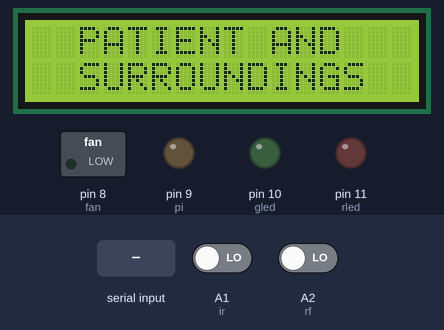
Simulated run of this sketch. Board: Arduino Mega 2560, built for the host (arithmetic inside an expression is 32-bit, double 64-bit). Parts: 16×2 character LCD, switched loads named in the sketch (green lamp = pin HIGH), output pins drawn as LEDs (lit = HIGH). The inputs (shaded band) are chosen by the test bench; at power-on: A1 (ir) LOW, A2 (rf) LOW. WiFi joins after 1.5 s; servers stay silent unless stated; the modem accepts every AT command (registered, SIM ready, sends succeed) and sends nothing else; what the sketch prints to the serial monitor is not drawn.

Above: at 2.1 s.
At 11.7 s:
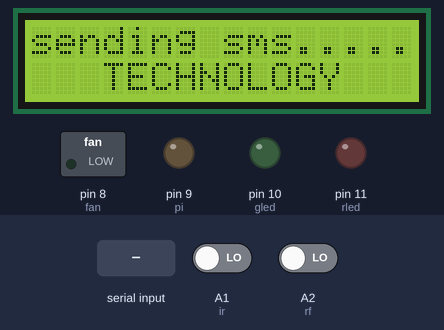
11.8 s: "1\n" received over the second serial link
At 31.6 s:
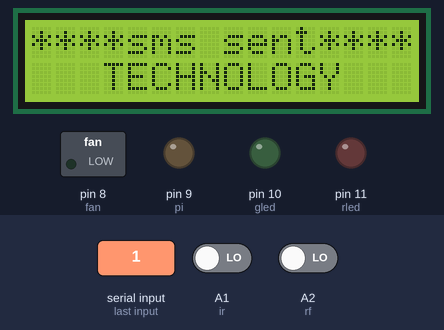
Timing chart, 0 to 37.4 s (numbered marks = the images above; inputs shaded):
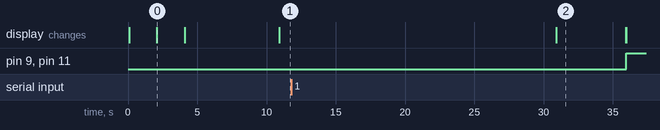

Measured:
- what the display in image 0 shows lasts 2.0 s, from 2.1 s to 4.1 s

The sketch:

gsm_blynk_test_bangalore_.ino
```cpp
// (licence header left out)
/* Comment this out to disable prints and save space */
#define BLYNK_PRINT Serial

#define TINY_GSM_MODEM_SIM900

// Default heartbeat interval for GSM is 60
// If you want override this value, uncomment and set this option:
//#define BLYNK_HEARTBEAT 30

#include <TinyGsmClient.h>
#include <BlynkSimpleSIM800.h>
#include <LiquidCrystal.h>

LiquidCrystal lcd (A13,A12,A11,A10,A9,A8);

// You should get Auth Token in the Blynk App.
// Go to the Project Settings (nut icon).
//char auth[] = "f9d4b43dbced43169cc5d9d36f65326c";
char auth[] = "270c5156139b44888d783ad27b42433a";

// Your GPRS credentials
// Leave empty, if missing user or pass
char apn[]  = "airtelgprs.com";
char user[] = "";
char pass[] = "";
unsigned int a = 0;

// Hardware Serial on Mega, Leonardo, Micro
#define SerialAT Serial1


#define temp A0
#define ir A1
#define rf A2
#define fan 8
#define pi 9
#define gled 10
#define rled 11

float temp1 = 0.0;
unsigned temp2 = 0;

void lcdstring(int a, int b, String data)
{
  lcd.setCursor(a, b);
  lcd.print(data);
}


// or Software Serial on Uno, Nano
//#include <SoftwareSerial.h>
//SoftwareSerial SerialAT(13, 12); // RX, TX

TinyGsm modem(SerialAT);
WidgetLCD lcd1(V0);

void setup()
{
  // Debug console
  Serial.begin(9600);
lcd.begin(16,2);
  delay(10);


  lcd.clear();
  lcd.setCursor(0, 0);
  lcd.print("EFFICIENT HEALTH");
  lcd.setCursor(0, 1);
  lcd.print(" MONITORING OF  ");
  delay(2000);
  lcd.clear();
  lcd.setCursor(0, 0);
  lcd.print("  PATIENT AND   ");
  lcd.setCursor(0, 1);
  lcd.print("  SURROUNDINGS  ");
  delay(2000);
  lcd.clear();
  lcd.setCursor(0, 0);
  lcd.print("   USING IOT    ");
  lcd.setCursor(0, 1);
  lcd.print("   TECHNOLOGY   ");
  delay(20);


  // Set GSM module baud rate
  SerialAT.begin(9600);
  delay(3000);

  // Restart takes quite some time
  // To skip it, call init() instead of restart()
  Serial.println("Initializing modem...");
  modem.restart();

  // Unlock your SIM card with a PIN
  //modem.simUnlock("1234");

  Blynk.begin(auth, modem, apn, user, pass);

  // Setup a function to be called every second
  //timer.setInterval(1000L, myTimerEvent);

pinMode(ir, INPUT);
  pinMode(temp, INPUT);
  pinMode(rf, INPUT);
  pinMode(fan, OUTPUT);
  pinMode(pi, OUTPUT);
  pinMode(gled,OUTPUT);
  pinMode(rled,OUTPUT);

Serial.println("kit started");
  Blynk.notify("KIT STARTED!!!!"); delay(1000);
  sms ("KIT STARTED");
  lcd1.clear();
  lcd.clear();
}

void loop()
{
  Serial.println("loop started");
  Blynk.run();

  temp2 = analogRead(temp); //read data from analog pin A1.
  float V = temp2 * (5 / (1023.00)); //conversion of analog voltage to digital voltage.
  temp1 = V * 100; //temperature in centigrade scale.
  Serial.print(F("temperature is = ")); Serial.println(temp1);
  delay(50);

  if (temp1 > 65)
  {
    digitalWrite(gled,LOW);
    digitalWrite(rled,HIGH);
    digitalWrite(pi, LOW);
    Serial.println(F("temperature alert*********"));
    lcd.clear();
    lcdstring(0, 0, "TEMPERATURE ALERT");
    lcdstring(0, 1, "please check......");
    delay(200);
    digitalWrite(fan, HIGH);
    // beep ();
    Blynk.notify("Temperature alert \nPresent Temp:" + String(temp1)); delay(200);
    lcd1.clear();
    lcd1.print(0, 0, "TEMPERATURE ALERT");
    lcd1.print(0, 1, "please check......");
    delay(2000);
    sms ("Temperature alert \nPresent Temp:" + String(temp1));
  }
  else
  {
    digitalWrite(fan,LOW);
  }
 if (digitalRead(rf) == HIGH)
  {
    digitalWrite(gled,LOW);
    digitalWrite(rled,HIGH);
    digitalWrite(pi, HIGH);
    Serial.println(F("rf alert*********"));
    lcd.clear();
    lcdstring(0, 0, "PATIENT FALL ALERT");
    lcdstring(0, 1, "please check......");
    delay(200);
    //digitalWrite(fan, LOW);
    // beep ();
    Blynk.notify("Patient Fall alert "); delay(200);
    lcd1.clear();
    lcd1.print(0, 0, "PATIENT FALL ALERT");
    lcd1.print(0, 1, "please check......");

    delay(2000);
    sms ("Patient Fall alert");
  }

 else  if (digitalRead(ir) == LOW)
  {
       digitalWrite(gled,LOW);
    digitalWrite(rled,HIGH);
 digitalWrite(pi, HIGH);
    Serial.println(F("celine level alert*********"));
    lcd.clear();
    lcdstring(0, 0, "CELINE IS EMPTY     ");
    lcdstring(0, 1, "please check......");
    delay(200);
    //digitalWrite(fan, LOW);
    // beep ();
    Blynk.notify("Celine Empty alert "); delay(200);
    lcd1.clear();
    lcd1.print(0, 0, "CELINE IS EMPTY     ");
    lcd1.print(0, 1, "please check......");

    delay(2000);

    sms ("CELINE EMPTY ALERT");
  }

else
  {
    digitalWrite(rled,LOW);
    digitalWrite(gled,HIGH);
    lcd.clear();
    lcdstring(0, 0, "Temp:" + String(temp1));
    lcdstring(0, 1, "CELINE FULL");
    delay(300);
     lcd1.clear();
    lcd1.print(0, 0, "Temp:" + String(temp1));
    lcd1.print(0, 1, "CELINE FULL");
    delay(300);
  }


}
void sms (String xx)
{
  lcd1.clear();
  lcd1.print(0,0,"sending sms ");
  lcd1.print(0,1,".............");
  delay(1000);
  lcd.setCursor(0, 0);
  lcd.print("sending sms.......... ");
  Serial1.print("AT\r\n");
  Serial1.print('\n');
  ShowSerialData();
  delay(3000);
  Serial1.print("ATE1\r\n");
  ShowSerialData();
  delay(3000);
  Serial1.print("AT&W\r\n");
  Serial1.print('\n');
  ShowSerialData();
  delay(3000);
  Serial1.print("AT+CMGF=1\r\n");
  ShowSerialData();
  delay(3000);
  Serial1.print("AT+CNMI=2,2,0,0,0\r\n");
  ShowSerialData();
  delay(2000);
  // Serial.print("AT+CSMP=17,167,0,0\n");
  delay(2000);
  Serial1.print("AT+CMGS=\"09573809538\"\r");
  ShowSerialData();
  // Serial.print('"');
  //Serial.print("9014449822");
  //Serial.print('"');
  //Serial.print('\r');
  Serial1.print('\n');
  delay(1000);
  Serial1.print(xx);
  // Serial1.print("EMPTY \n");
  Serial1.print('\r');
  Serial1.print('\n');

  delay(3000);
  Serial1.print((char)26);
  ShowSerialData();
  lcd.setCursor(0, 0);
  lcd.print("****sms sent****");
  delay(5000);

}
void ShowSerialData()
{
  while (Serial1.available() != 0)
    Serial.write(char (Serial1.read()));
}
```
